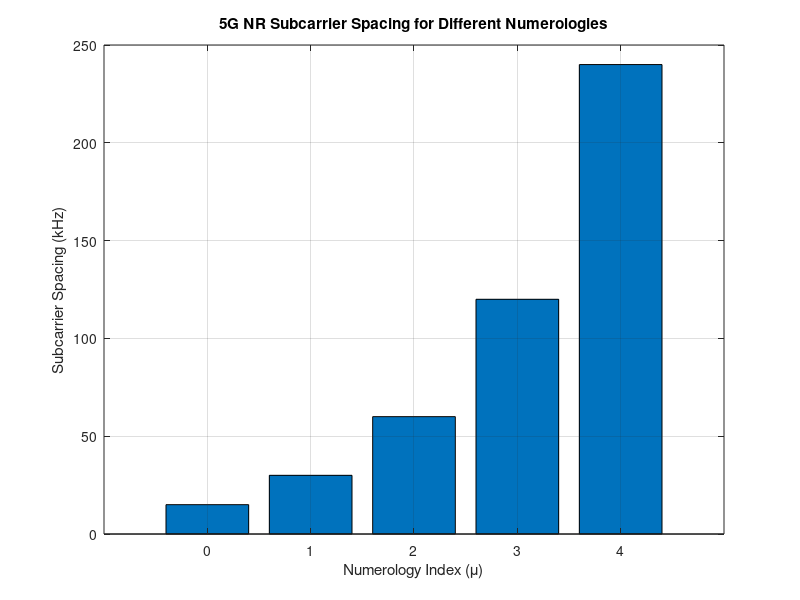

Write MATLAB code to recreate this figure.
clc;  
clear;  
close all; 
scs = [15 30 60 120 240]; % Subcarrier Spacing (kHz)  
mu = 0:4; % Numerology Index  
bar(scs)  
grid on  
set(gca,'XTick',1:5)  
set(gca,'XTickLabel',mu)  
xlabel('Numerology Index (\mu)')  
ylabel('Subcarrier Spacing (kHz)')  
title('5G NR Subcarrier Spacing for Different Numerologies') 
